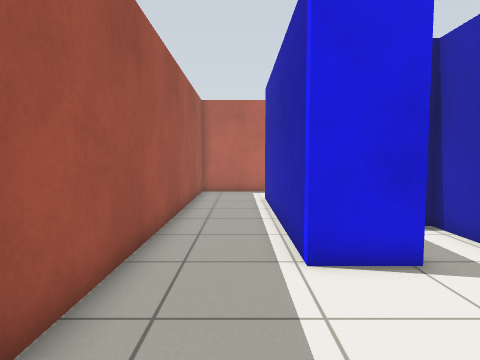
view 1 (above)

17 first-person views from a walk through a robot-simulator world made for Gazebo. The camera is 0.93 m above the floor, tilts 4° down and sees 75° across. The floor is counted in squares, 0.5 m on a side. Each view is taken from the middle of a square. On the plan, view 1 faces up. The plan holds only what a view shows up to about 17 squares ahead; the rest is blank. The robots in the file are not drawn.

view 2
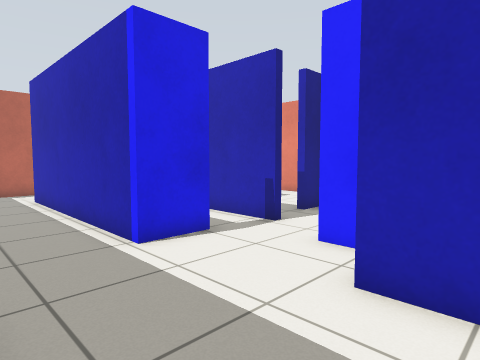

view 3
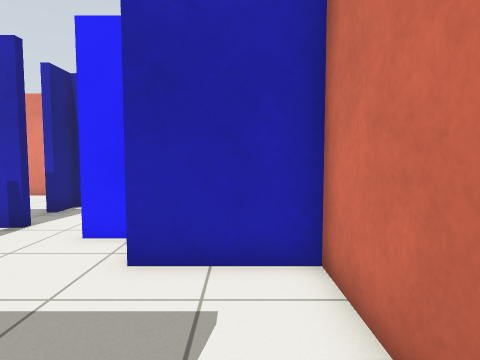

view 4
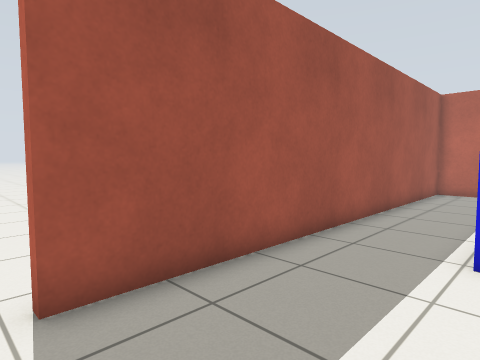

view 5
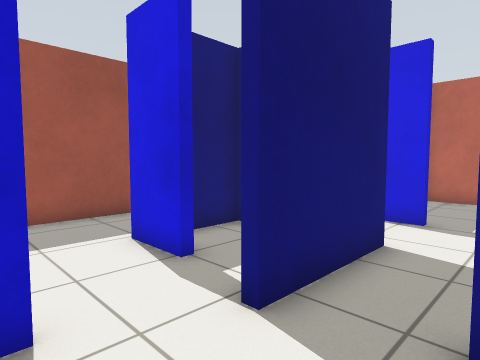

view 6
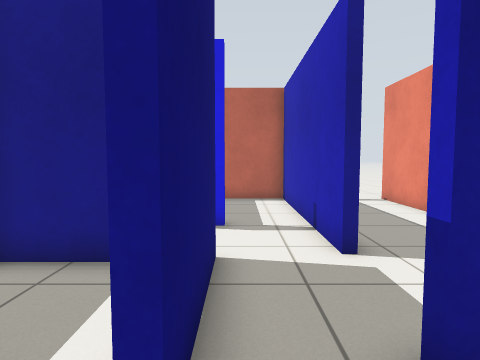

view 7
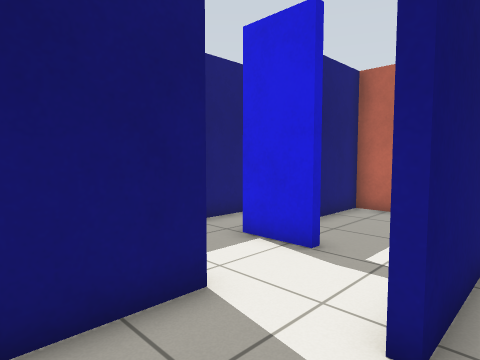

view 8
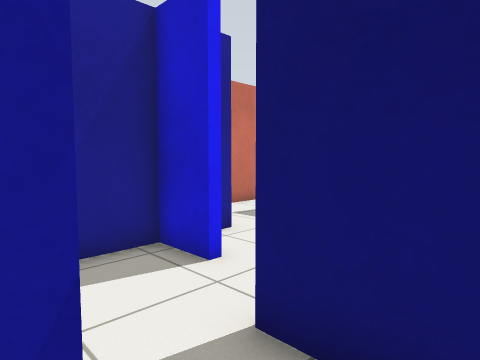

view 9
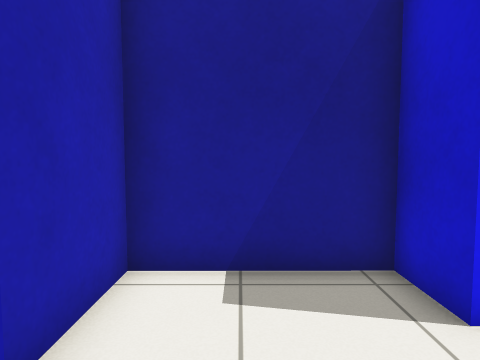

view 10
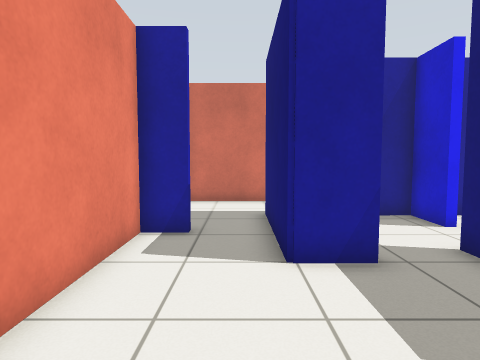

view 11
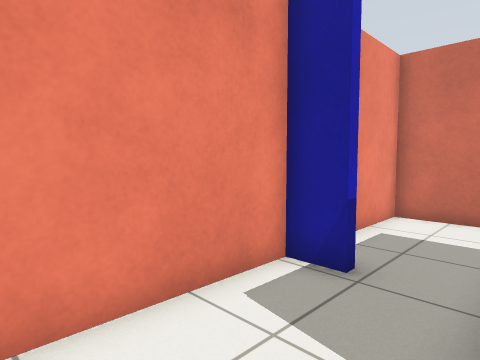

view 12
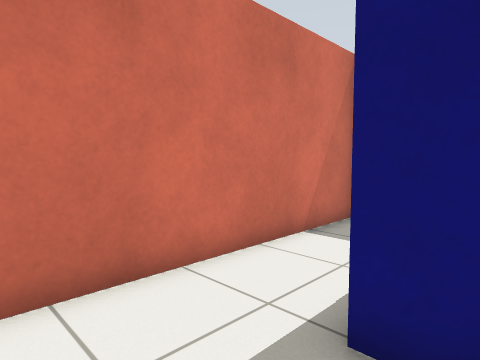

view 13
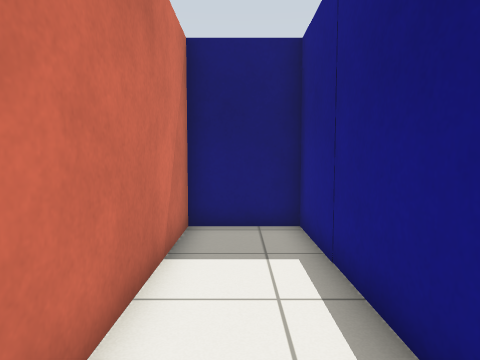

view 14
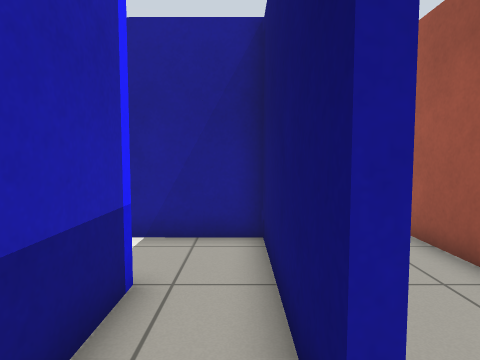

view 15
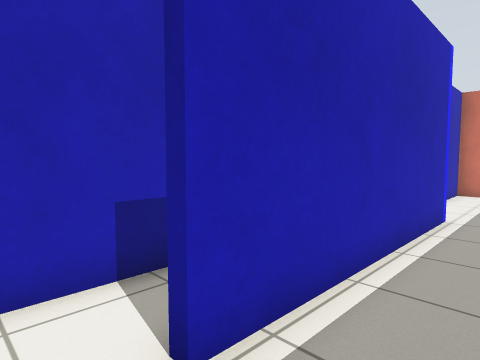

view 16
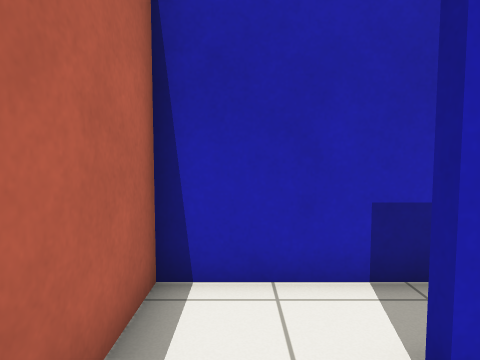

view 17
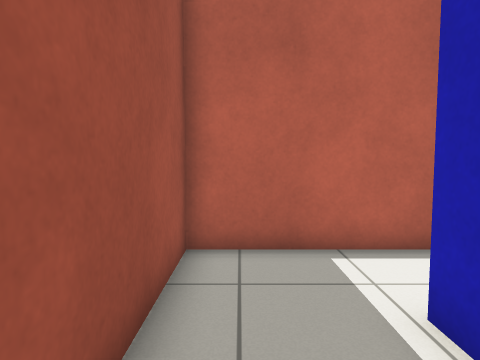

### Floor plan
Key: @ floor where view 1 was taken; # wall or solid block; . floor.
Columns run from 3 left of view 1 to 13 right of it. Each row starts with its distance up from view 1.
 19                ..
 18                ..
 17  ###########   .#
 16  #.....#...#  ..#
 15  #.....#...#  ..#
 14  #..#..#...# ...#
 13  #..#..#...# ...
 12  #..#..##..#...
 11  #..#......#...
 10  #..#......#..  #
  9  #..#####..#....#
  8  #..#...#.......#
  7  #..#...#.......#
  6  #..#...#.......#
  5  #..###.#..##...#
  4  #..........#...#
  3  #..........#..##
  2  #.....#....#...
  1  #....#######...
  0  #.@..#.........#
 -1 ......#.........#
 -2  .....#.........#
 -3  ################

Positions as (right, up) in squares from view 1, and headings:
1: (0, 0), facing up
2: (-2, -1), facing up-right
3: (-3, -1), facing right
4: (2, -1), facing up-left
5: (8, 2), facing up-left
6: (6, 3), facing up
7: (9, 6), facing up-left
8: (8, 7), facing down-left
9: (7, 6), facing down
10: (10, 11), facing down
11: (9, 8), facing down-right
12: (12, 2), facing down-left
13: (11, -1), facing left
14: (2, 16), facing down
15: (-1, 16), facing down-right
16: (-1, 16), facing right
17: (-1, 11), facing up
